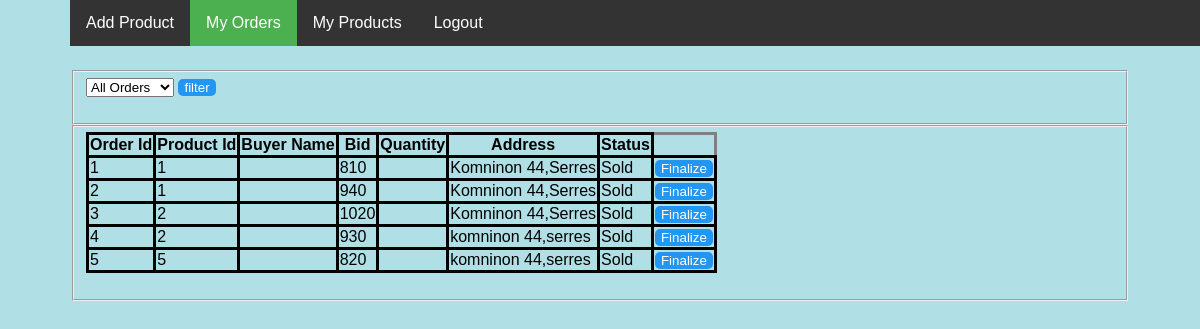
The app's page /Seller_orders.php (signed in) with its own data.
### tables this page shows
CREATE TABLE `orders` (
  `OrderId` int(11) UNSIGNED NOT NULL COMMENT '(Bid) Id της προσφορας',
  `WhoDoes` int(5) UNSIGNED NOT NULL COMMENT 'Ποιο ID χρηστη εκανε την προσφορα',
  `SellerUsr` varchar(30) NOT NULL,
  `Amount` float NOT NULL COMMENT 'Ποσο προσφορας',
  `Address` varchar(100) NOT NULL,
  `productId` int(11) NOT NULL COMMENT 'Το id της δημοπρασιας που εγινε το χτυπημα',
  `status` tinyint(2) UNSIGNED NOT NULL COMMENT 'Status του χτυπηματος (πχ εκτος χρονου)',
  `when_` datetime DEFAULT NULL COMMENT 'Ημερομηνία Δημιουργίας Bid'
);

### Seller_orders.php (the view, shortened to what this page needs)
<?php
	$name=$_SESSION['Name'];
  $db=mysqli_connect('localhost','root','','auction');
?>
<html>
  <head>
  </head>
 	<body>
 		<ul>
  			<li><a  href="Seller_portal.php">Add Product</a></li>
  			<li><a class="active" href="Seller_orders.php">My Orders</a></li>
       	<li><a href="MyProducts.php">My Products</a></li>
        <li><a href="index.php">Logout</a><li>
		</ul>
        <fieldset>
        <form method="post" action="Seller_orders.php">
        <select name='filter'>
         <option  value="ALL">All Orders</option>
        </select>
        <input type="Submit" value='filter'>
        </form>
       </fieldset>
      <fieldset>
 			<form name='myorders' method="POST" action="Finalize.php" >
        <table>
        <tr>
          <th>Order Id</th>
          <th>Product Id</th>
          <th>Buyer Name</th>
          <th>Bid</th>
          <th>Quantity</th>
          <th>Address</th>
          <th>Status</th>
        </tr>
        <?php
        $filter="";
        if($filter=="ALL" || !isset($_POST['filter']))
          $query="SELECT * FROM orders where SellerUsr='$name';";
        mysqli_query($db,$query) or die("Query Failed");
        $result=mysqli_query($db,$query);
        while($row=mysqli_fetch_array($result)){
          echo '<tr>';
          echo '<td>'.$row['OrderId'].'</td>';
          echo '<td>'.$row['productId'].'</td>';
          echo '<td>'.$row['BuyerUsr'].'</td>';
          echo '<td>'.$row['Amount'].'</td>';
          echo '<td>'.$row['Quantity'].'</td>';
          echo '<td>'.$row['Address'].'</td>';
          if ($row['status']==0)
            echo '<td> Not Sold </td>';
          else
            echo '<td> Sold </td>';
          echo "<td> <button type='submit' name='Final' value=".$row['OrderId'].">Finalize</button></td>";
          echo '</tr>';
        }
        echo '</table>';
        ?>
      </form>
    </fieldset>
  	</body>
</html>

### Seller_orders.php (style rules this page uses)
body { margin: 70px; font-family:sans-serif; background-color: powderblue; }
table { border-collapse: collapse; }
tr,td,th { border-style:solid; }
input, button { background: #2196F3; border: none; left: 0; color: #fff; bottom: 0; border: 0px solid rgba(0, 0, 0, 0.1); border-radius:5px; transform: rotateZ(0deg); transition: all 0.1s ease-out; }
ul { list-style-type: none; margin: 0; padding: 0; overflow: hidden; background-color: #333; position: fixed; top: 0; width: 100%; }
li { float: left; }
li a { display: block; color: white; text-align: center; padding: 14px 16px; text-decoration: none; }
.active { background-color: #4CAF50; }

### records on screen
orders: OrderId "1", productId "1", Amount "810", Address "Komninon 44,Serres", status "Sold"
orders: OrderId "2", productId "1", Amount "940", Address "Komninon 44,Serres", status "Sold"
orders: OrderId "3", productId "2", Amount "1020", Address "Komninon 44,Serres", status "Sold"
orders: OrderId "4", productId "2", Amount "930", Address "komninon 44,serres", status "Sold"
orders: OrderId "5", productId "5", Amount "820", Address "komninon 44,serres", status "Sold"
